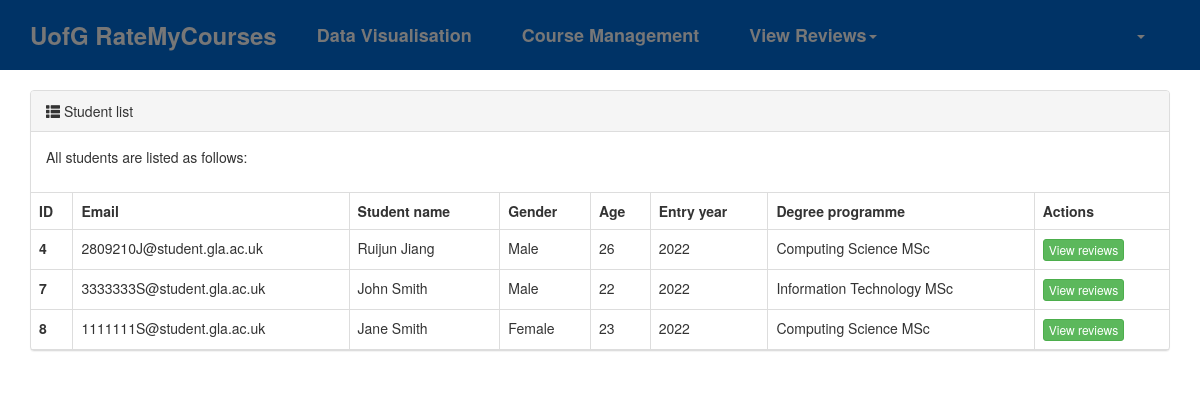
Page /student-list/ (signed in) on the earlier database version.
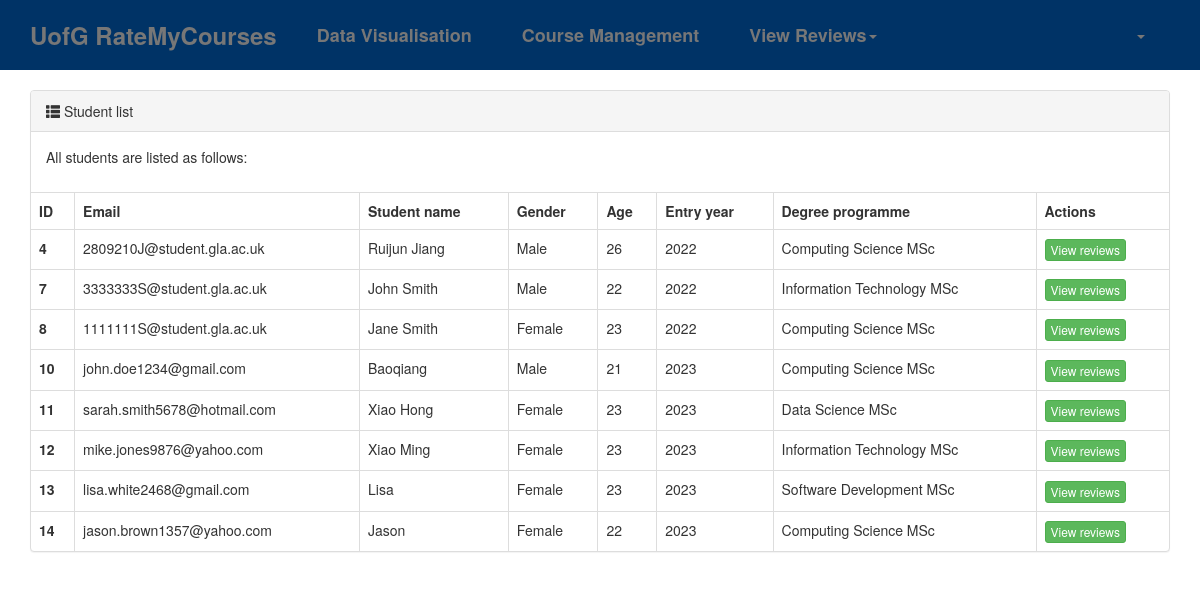
Same page on the later database version.
### rmc/models.py (models this page shows, shortened)
class Student(models.Model):
    email = models.CharField(verbose_name="Email", max_length=64, null=True, blank=True)
    name = models.CharField(verbose_name="Name", max_length=32)
    password = models.CharField(verbose_name="Password", max_length=64)
    gender_choices = (
        (1, "Male"),
        (2, "Female"),
    )
    gender = models.SmallIntegerField(verbose_name="Gender", choices=gender_choices)
    age = models.IntegerField(verbose_name="Age")
    entry_date = models.DateField(verbose_name="Date of entry")
    degree_programme = models.ForeignKey(to="DegreeProgramme", to_field="name", on_delete=models.CASCADE)

class DegreeProgramme(models.Model):
    name = models.CharField(verbose_name="Degree programme name", max_length=32, unique=True)
    level_choices = (
        (1, "Undergraduate"),
        (2, "Postgraduate"),
    )
    level = models.SmallIntegerField(verbose_name="Level", choices=level_choices)

### rmc/views/staff.py (the view)
# urls.py: path("student-list/", staff.student_list),
def student_list(request):
    students = models.Student.objects.all()
    students_review = models.CourseReview.objects.all().values("student_id").distinct()
    pagination_object = Pagination(request, students)
    contents = {
        "students_review": students_review,
        "queryset": pagination_object.queryset_page,
        "tpl_pagination_navbar": pagination_object.tpl(),
    }
    return render(request, "student-list.html", contents)

### rmc/templates/student-list.html
{% extends "layout.html" %}
{% block content %}
    <div class="container">
        <div>
            <div class="panel panel-default">
                <div class="panel-heading">
                    <span class="glyphicon glyphicon-th-list" aria-hidden="true"></span>
                    Student list
                </div>
                <div class="panel-body">
                    <p>All students are listed as follows:</p>
                </div>
                <table class="table table-bordered">
                    <thead>
                    <tr>
                        <th>ID</th>
                        <th>Email</th>
                        <th>Student name</th>
                        <th>Gender</th>
                        <th>Age</th>
                        <th>Entry year</th>
                        <th>Degree programme</th>
                        <th>Actions</th>
                    </tr>
                    </thead>
                    <tbody>
                    {% for obj in queryset %}
                        <tr>
                            {% for student in students_review %}
                                {% if student.student_id == obj.id %}
                                    <th scope="row">{{ obj.id }}</th>
                                    <td>{{ obj.email }}</td>
                                    <td>{{ obj.name }}</td>
                                    <td>{{ obj.get_gender_display }}</td>
                                    <td>{{ obj.age }}</td>
                                    <td>{{ obj.entry_date|date:"Y" }}</td>
                                    <td>{{ obj.degree_programme.name }}</td>
                                    <td>
                                        <a class="btn btn-success btn-xs" href="/{{ obj.id }}/view-reviews-student/">View reviews</a>
                                    </td>
                                {% endif %}
                            {% endfor %}
                        </tr>
                    {% endfor %}
                    </tbody>
                </table>
            </div>
        </div>
    </div>
{% endblock %}

### rmc/templates/layout.html (shortened to what this page needs)
{% load static %}
<!DOCTYPE html>
<html lang="en">
<head>
    <link rel="stylesheet" href="{% static 'plugins/bootstrap-3.4.1-dist/css/bootstrap.min.css' %}">
    <link rel="stylesheet" href="{% static 'css/layout-style.css' %}">
</head>
<body>
<nav class="navbar navbar-default">
    <div class="container">
        <div class="navbar-header">
            <a class="navbar-brand" href="#">UofG RateMyCourses</a>
        </div>
        <div class="collapse navbar-collapse" id="bs-example-navbar-collapse-1">
            <ul class="nav navbar-nav">
                <li><a href="/data-visualisation/">Data Visualisation<span class="sr-only">(current)</span></a></li>
                <li><a href="/course-management/">Course Management</a></li>
                <li class="dropdown">
                    <a href="#" class="dropdown-toggle" data-toggle="dropdown" role="button" aria-haspopup="true"
                       aria-expanded="false">View Reviews<span class="caret"></span></a>
                </li>
            </ul>
            <ul class="nav navbar-nav navbar-right">
                <li class="dropdown">
                    <a href="#" class="dropdown-toggle" data-toggle="dropdown" role="button" aria-haspopup="true"
                       aria-expanded="false">{{ request.session.info.name }}<span class="caret"></span></a>
                </li>
            </ul>
        </div>
    </div>
</nav>
<div>
    {% block content %}{% endblock %}
</div>
</body>
</html>

### rmc/static/css/layout-style.css (style rules this page uses)
.navbar { background-color: #003366; color: #fff; font-size: 16px; font-weight: bold; padding: 10px 0; border-radius: 0; border: none; }
.navbar-brand { color: #fff; font-size: 24px; margin-left: 20px; }
.navbar-nav > li > a { color: #fff; margin: 0 10px; font-size: 18px; transition: color 0.2s ease-in-out; }

Differences in the rows shown:
added Student: id "10", email "john.doe1234@gmail.com", name "Baoqiang", gender "Male", age "21", entry_date "2023", degree_programme.name "Computing Science MSc"
added Student: id "11", email "sarah.smith5678@hotmail.com", name "Xiao Hong", gender "Female", age "23", entry_date "2023", degree_programme.name "Data Science MSc"
added Student: id "12", email "mike.jones9876@yahoo.com", name "Xiao Ming", gender "Female", age "23", entry_date "2023", degree_programme.name "Information Technology MSc"
added Student: id "13", email "lisa.white2468@gmail.com", name "Lisa", gender "Female", age "23", entry_date "2023", degree_programme.name "Software Development MSc"
added Student: id "14", email "jason.brown1357@yahoo.com", name "Jason", gender "Female", age "22", entry_date "2023", degree_programme.name "Computing Science MSc"
